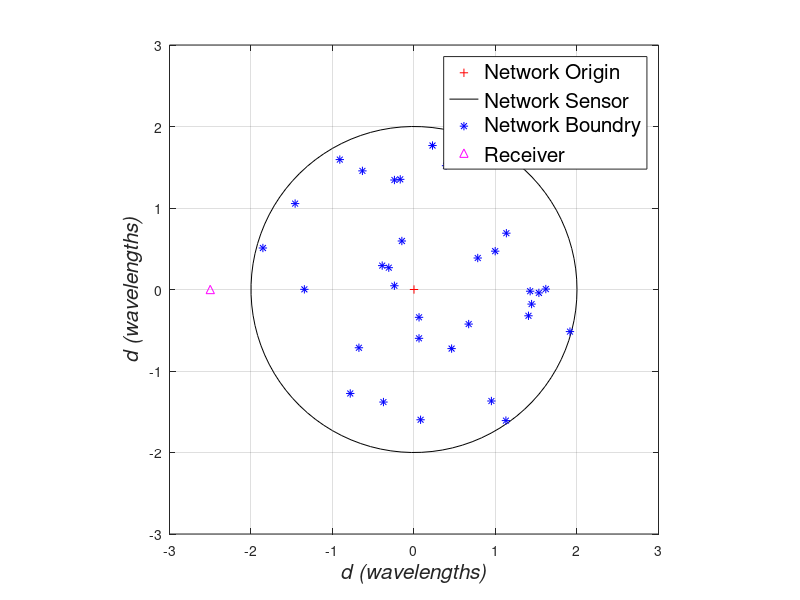

Here is the MATLAB script that generated this plot: (Note: this script raises an error after producing the figure.)
%% ME Electronic & Computer Engineering Final Year Project (EEEN40240)
%-------------------------------------------------------------------------%
%   University College Dublin (UCD)
%   School of Electrical, Electronic & Communications Engineering
%
%   Author: Jonathan D. Gorman
%   Project: The Application of Optimisation Algorithms in Antenna
%   Beampattern Synthesis
%
%   A driver .m file for the implementation of a Greedy algorithm
%   for optimising a ULA with N elements
%
%   Version: 0.5 - 01/04/2015
%
%   Version specific comments:
%   1) updated commentary
%   2) vectorised where possible to increase efficiency
%-------------------------------------------------------------------------%
%--- uncomment for loop and corresponding 'end' for numerous samples ---%
% for k = 1:20 % loop for repeated output file generation
    
    % Preamble
    format long % longer cmd window format
    clear all % clears all initialised variables
    close all % closes all open windows
    clc % clears the command window
    % Simulation start output
    disp('Simulation started - WSN Beam Pattern Synthesis Using a Greedy Algorithm')
    disp(date)
    disp(datestr(now, 'HH:MM:SS'))
    disp('-------------------------------------------------------------------')
    
    %%-- comment out the below code in order to create a random pattern --%
    seedInitial = 11; % set seed for random number generation of the network
    rng(seedInitial) % seed the random number generator
    
    %% Creating a circle and populating with random point sensor coordinates
    % Creating the circle and the random points
    R = 2.0; % radius of circle
    xCentre = 0.0; % x-coordinate of centre
    yCentre = 0.0; % y-coordinate of centre
    N = 32; % number of points
    r = R*sqrt(rand(N,1)); % random distance from origin
    t = 2*pi*rand(N,1); % random angle
    x = xCentre + r.*cos(t); % x-coordinate of point
    y = yCentre + r.*sin(t);% y-coordinate of point
    XRX = -2.5; % x-coordinate of the receiver
    YRX = 0; % y-coordinate of the receiver
    t2 = linspace(0,2*pi); % creates equally spaced points for 360 degrees
    X = xCentre + R*cos(t2); % creates X coordinates for circle
    Y = yCentre + R*sin(t2); % creates Y coordinates for circle
    
    % sensor plot for 32 WSN array
    plot(xCentre,yCentre,'r+',X,Y,'k',x,y,'b*',XRX,YRX,'m^') % plots centre, circle and point coordinates
    axis equal % axis equal
    xlabel('\it{d} (wavelengths)','FontSize',15)
    ylabel('\it{d} (wavelengths)','FontSize',15)
    hlegend = legend('Network Origin', 'Network Sensor','Network Boundry','Receiver');
    set(hlegend,'FontSize',15)
    grid on
    ylim([-(R+1.0) (R+1.0)])
    xlim([-(R+1.0) (R+1.0)])
    
    % randomising random number generator for remainder simulation
    seed = rand()*1e9; % randomise seed
    rng((seed + rand()*1e6)) % random number generator seeded
    
    %% Generate beampattern from sensor elements
    nAngle = 400; % number angles between 0 and 2*pi defined
    BRArray = []; % array to hold changes in the beam ratio
    stdDevArray = []; % array to hold changes in the beam ratio
    thetaArray = zeros(1,nAngle); % array to hold values of theta
    aArray = []; % array to hold dolph-chebyshev weights
    
    % generate angles of theta
    thetaArray = zeros(1, nAngle); % initialise array to hold angles
    for m = 1:nAngle % loop through number of angles
        
        theta = ((m)*2*pi)/nAngle; % angles of theta for the array
        thetaArray(m) = theta; % storing the array elements
        
    end
    
    % generate phasor for each element at each angle of theta
    [th,rad] = cart2pol(x,y); % change sensor coordinates to polar form
    phasorMatrix = zeros(length(thetaArray),N); % create matrix to hold phasors
    
    for k = (1:length(thetaArray)) % loop through angles
        for n = (1:N)
            phasor = exp(-1*1j*2*pi*rad(n)*cos(thetaArray(k) - th(n))); % caclulate phasor
            phasorMatrix(k,n) = phasor; % store phasor
        end
    end
    
    % generate excitation vector such that resultant beam is steered at 180 degrees
    exciteInitial = conj(phasorMatrix((400),:))*1.0;
    
    % calculate initial beampattern
    erInitial = phasorMatrix*exciteInitial';
    
    % find peaks of initial beampattern
    [ML, maxSL,BR] = peakFinder2D(erInitial);
    
    % store original beampattern parameters
    origBR = BR; % store original beam ratio
    origMaxSL = maxSL; % store original max sidelobe
    origML = ML; % store original main lobe
    
    % set initial parameters as initial optimum
    optBR= BR; % store initial beam ratio as optimum
    optMaxSL = maxSL; % store initial max side lobe as optimum
    optML= ML; % store initial main lobe as optimum
    
    exciteOptimum = exciteInitial; % setting initial excitation current vector as the optimum
    
    %% Greedy Algorithm - 2D WSN
    % algorithm stopping criteria variables
    maxIters = 1e7; % max number of iterations
    maxTime = 10; % max time in seconds - for time based testing
    minBR = 0.02; % minimum BR for performance based testing             
    tic % start timer
    
    for n = 1:maxIters
        
        %-- 0nly one of the two switch statements below should be active at any time--%
        % switch statement that controls stdDev variable according to
        % simulation time
        switch  logical(true) % switch according to the statement that is true
            case (toc < (maxTime/8))
                stdDev = 0.5; % standard deviation 1
            case ((toc > (maxTime/8)) && (toc < (maxTime/7)))
                stdDev = 0.4; % standard deviation 2
            case ((toc > (maxTime/7)) && (toc < (maxTime/6)))
                stdDev = 0.25; % standard deviation 3
            case ((toc > (maxTime/6)) && (toc < (maxTime/5)))
                stdDev = 0.2; % standard deviation 4
            case ((toc > (maxTime/5)) && (toc < (maxTime/4)))
                stdDev = 0.1; % standard deviation 5
            case ((toc > (maxTime/4)) && (toc < (maxTime/3)))
                stdDev = 0.05; % standard deviation 6
            case ((toc > (maxTime/3)) && (toc < (maxTime/2)))
                stdDev = 0.01; % standard deviation 7
            otherwise
                stdDev = 0.005; % standard deviation 8
        end
        
        % switch statement that controls stdDev variable according to
        % current iteration value
        %         switch  logical(true) % switch according to the statement that is true
        %             case (n < (maxIters/8))
        %                 stdDev = 0.5 % standard deviation 1
        %             case ((n > (maxIters/8)) && (n < (maxIters/7)))
        %                 stdDev = 0.5 % standard deviation 2
        %             case ((n > (maxIters/7)) && (n < (maxIters/6)))
        %                 stdDev = 0.25 % standard deviation 3
        %             case ((n > (maxIters/6)) && (n < (maxIters/5)))
        %                 stdDev = 0.25 % standard deviation 4
        %             case ((n > (maxIters/5)) && (n < (maxIters/4)))
        %                 stdDev = 0.1 % standard deviation 5
        %             case ((n > (maxIters/4)) && (n < (maxIters/3)))
        %                 stdDev = 0.05 % standard deviation 6
        %             case ((n > (maxIters/3)) && (n < (maxIters/2)))
        %                 stdDev = 0.01 % standard deviation 7
        %             otherwise
        %                 stdDev = 0.05 % standard deviation 8
        %         end
        
        stdDevArray = [stdDevArray stdDev]; % populate array to hold change in standard deviation variables
        
        gauss = stdDev*(randn(1,N) + randn(1,N)*1j); % create random excitation according to the standard deviation
        exciteStore = exciteOptimum; % optimum excitation stored
        exciteGauss = exciteOptimum + gauss; % gaussian random perturbation added to optimum excitation found
        
        %------------------------------ UNCOMMENT FOR BOUNDED EXPERIMENTS --------------------------------%
        %          exciteGauss((imag(exciteGauss) > 5)) = (real(exciteGauss((imag(exciteGauss) > 5)))+ 5j); % if imag component is greater than +5, set it to + 5
        %          exciteGauss((real(exciteGauss) > 5)) = (5 + imag(exciteGauss((real(exciteGauss) > 5)))*1j); % if real component is greater than +5, set it to + 5
        %          exciteGauss((imag(exciteGauss) < -5)) = (real(exciteGauss((imag(exciteGauss) < -5)))+ -5j); % if imag component is less than -5, set it to - 5
        %          exciteGauss((real(exciteGauss) < -5)) = (-5 + imag(exciteGauss((real(exciteGauss) < -5)))*1j); % if real component is less than -5, set it to - 5
        %------------------------------ UNCOMMENT FOR BOUNDED EXPERIMENTS --------------------------------%        
        
        erGreedy = phasorMatrix*exciteGauss'; % resultant beampattern following addition of random perturbation
        [ML, maxSL, BR] = peakFinder2D(erGreedy); % array parameters calculated for new array pattern
        
        % current array parameters stored
        currBR= BR; % store current value of BR
        currMaxSL = maxSL; % store current value of maxSL
        currMB = ML; % store current value of MB
        
        if (currBR < optBR)% if beam ratio has been reduced
            
            optBR= currBR;% current BR value is set as optimum
            optMaxSL = currMaxSL;% current max SL value is set as optimum
            optML= currMB; % current MB value is set as optimum
            
            exciteOptimum = exciteGauss; % the optimum excitation current
            
            %          % update plot to show algorithm progress
            %          drawnow
            %          plot((20*log10(abs(erPhased*exciteRand')/max(abs(erPhased*exciteRand')))),'k')
            %          grid on
            %          xlabel('Angle \theta (degrees)','FontSize', 25)
            %          ylabel('Er Magnitude (dB)','FontSize', 25)
            %          legend('Greedy Optimised ULA')
            %          axis([0 400 -50 10])
            
        end
        
        BRArray = [BRArray optBR]; % array storing the changes in the BR
        
        % check to see if maximum set time has elapsed
        if ((toc >= maxTime) || (optBR <= minBR)) % if current time is greater than time limit or BR less than specified minimum targer
            iters = n; % store corresponding iteration count
            endTime = toc;  % store corresponding finishing time
            break % break out of loop
        end
        
    end % end of greedy algorithm
    
    erGreedy = phasorMatrix*exciteOptimum'; % set optimised excitation current vector
    
    %% Greedy Algorithm ULA Simulation Plots
    % plot change in CF against iterations
    figure
    plot(BRArray,'k')
    grid on
    xlabel('Iterations (n)','FontSize', 25)
    ylabel('Cost Function','FontSize', 25)
    hLegend = legend('Change in Cost Function');
    set(hLegend,'FontSize',15);
    
    % change in standard deviation versus iterations
    figure
    plot(stdDevArray,'k')
    grid on
    ylim([0 0.55])
    xlabel('Iterations (m)','FontSize', 25)
    ylabel('Sigma','FontSize', 25)
    hLegend = legend('Change in the Value of Sigma');
    set(hLegend,'FontSize',15);
    
    % linear plot comparing the initial beampattern with the optimised beampattern
    figure
    plot(rad2deg(thetaArray),abs(erInitial),'k')
    hold on
    plot(rad2deg(thetaArray),abs(erGreedy),'k')
    grid on
    xlabel('Angle \theta (degrees)','FontSize', 25)
    ylabel('Gain (dB)','FontSize', 25)
    hLegend = legend('Initial Beampattern','Greedy Optimised Beampattern');
    set(hLegend,'FontSize',15);
    hold off
    
    % decibel plot comparing the initial beampattern with the optimised beampattern
    figure
    plot(rad2deg(thetaArray),(20*log10(abs(erInitial)/max(abs(erInitial)))),'k')
    ylim([-40,5])
    xlim([0,360])
    hold on
    plot(rad2deg(thetaArray),(20*log10(abs(erGreedy)/max(abs(erGreedy)))),'k')
    grid on
    xlabel('Angle \theta (degrees)','FontSize', 25)
    ylabel('Gain (dB)','FontSize', 25)
    hLegend = legend('Initial Beam Pattern of 32 element WSN array','Greedy Optimised Beampattern');
    set(hLegend,'FontSize',15);
    hold off
    
    % polar plot comparing the initial beampattern with the optimised beampattern
    figure
    polar(thetaArray,abs(erInitial)','r--')
    hold on
    polar(thetaArray,abs(erGreedy)','k')
    grid on
    hLegend = legend('Initial Beampattern','Greedy Optimised Beampattern');
    set(hLegend,'FontSize',15);
    hold off
    
    % plot of optimised excitation current distribution
    figure
    plot(exciteOptimum,'*')
    hold on
    plot(1,0,'rx')
    axis square
    grid on
    xlabel('Real Component','FontSize', 25)
    ylabel('Imaginary Component','FontSize', 25)
    hLegend = legend('Optimised Excitation Current Values','Initial Excitation Current Values');
    set(hLegend,'FontSize',15);
    
    %% Statistics and Results
    % display simulation statistics and results
    disp('The optimised excitation current vector:')
    disp(exciteOptimum')
    disp('The number of iterations performed:')
    disp(iters)
    disp('The change in the Main Lobe:')
    disp(optML - origML)
    disp('The reduction in the Max Side Lobe in decibels:')
    disp(((20*log10(abs(optMaxSL)/max(abs(erGreedy)))))+ abs((20*log10(abs(origMaxSL)/max(abs(erInitial))))))
    disp('The reduction in the Beam Ratio:')
    disp(optBR - origBR)
    disp('The number of changes in the beam ratio:')
    disp(numel(unique(BRArray)))
    disp('The norm of the optimised excitation current distribution:')
    disp(norm(exciteOptimum))
    disp('-------------------------------------------------------------------')
    
    %% End of simulation
    % save to file
    str1 = sprintf('./Greedy_2D_matfiles/unboundedPerformanceBR_%d_Greedy_2D_iters_%d_time_%d',optBR,iters,endTime);
    str2 = datestr(now,'mmm_dd_yyyy_HH_MM_SS');
    strout = [str1 str2 ('.mat')];
    save(strout,'iters','endTime','seed','optBR','origBR','optMaxSL','origMaxSL','optML','origML','erGreedy','erInitial','exciteOptimum','thetaArray','BRArray','stdDevArray')
    
    disp('-------------------------------------------------------------------')
    toc % stops clock timer
    beep % alert to indicate completion
    disp('Simulation ended ...')
    disp(date) % display date
    disp(datestr(now, 'HH:MM:SS')) % display time
    % end of simulation
    
% end
